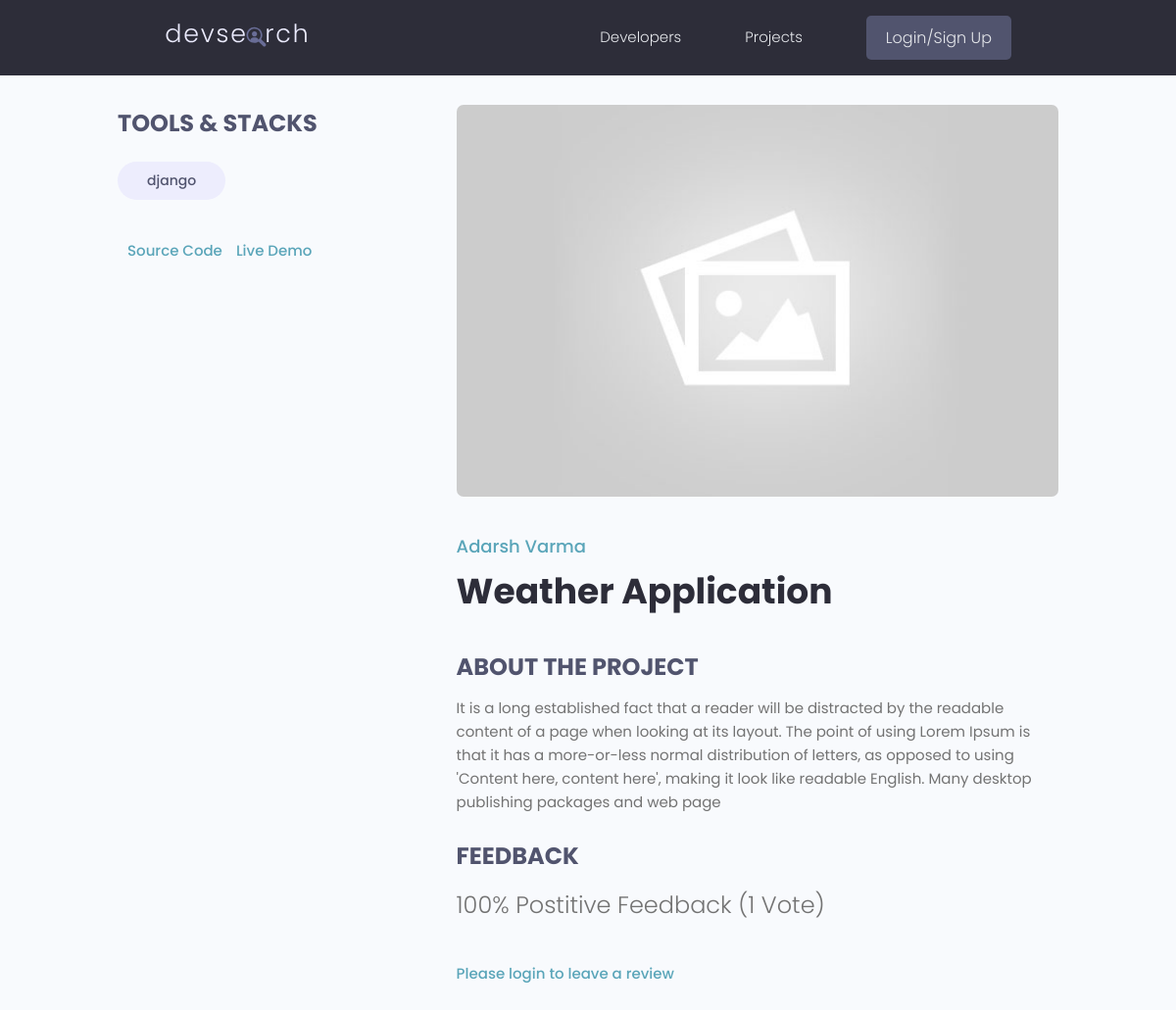
Screenshot of /projects/single-project/bb09a222-ceef-4543-817e-fc556a5f4ee1/ with the database file from the repository.
### projects/models.py (models this page shows, shortened)
class Tag(models.Model):
    name = models.CharField(max_length=200)
    created = models.DateTimeField(auto_now_add=True)
    id = models.UUIDField(default=uuid.uuid4, unique=True, primary_key=True, editable=False)
    def __str__(self):
        return self.name

class Project(models.Model):
    owner = models.ForeignKey(Profile, null=True, blank=True, on_delete=models.SET_NULL)
    title = models.CharField(max_length=200)
    description = models.TextField(null=True, blank=True)
    featured_image = models.ImageField(null=True, blank=True, default="default.jpg")
    demo_link = models.CharField(max_length=2000, null=True, blank=True)
    source_link = models.CharField(max_length=2000, null=True, blank=True)
    created = models.DateTimeField(auto_now_add=True)
    id = models.UUIDField(default=uuid.uuid4, unique=True, primary_key=True, editable=False)
    tags = models.ManyToManyField('Tag', blank=True)
    vote_total = models.IntegerField(default=0, null=True, blank=True)
    vote_ratio = models.IntegerField(default=0, null=True, blank=True)
    class Meta:
        ordering = ['-created']
    @property
    def imageURL(self):
        try:
            url = self.featured_image.url
        except:
            url = '/images/default.jpg'
        return url
    @property
    def reviewers(self):        #so this function is getting a list of user id who reviewd this project
        queryset = self.review_set.all().values_list('owner__id', flat=True)
        return queryset

### users/models.py (models this page shows, shortened)
class Profile(models.Model):
    user = models.OneToOneField(User, on_delete=models.CASCADE, null=True, blank=True)
    name = models.CharField(max_length=200, null=True, blank=True)
    email = models.EmailField(max_length=500, null=True, blank=True)
    username = models.CharField(max_length=200, null=True, blank=True)
    location = models.CharField(max_length=200, null=True, blank=True)
    short_intro = models.CharField(max_length=200, null=True, blank=True)
    bio = models.TextField(null=True, blank=True)
    profile_image = models.ImageField(null=True, blank=True, upload_to='profiles/', default='profiles/user-default.png')
    social_github = models.CharField(max_length=200, null=True, blank=True)
    social_twitter = models.CharField(max_length=200, null=True, blank=True)
    social_linkedin = models.CharField(max_length=200, null=True, blank=True)
    social_youtube = models.CharField(max_length=200, null=True, blank=True)
    social_website = models.CharField(max_length=200, null=True, blank=True)
    created = models.DateTimeField(auto_now_add=True)
    id = models.UUIDField(default=uuid.uuid4, unique=True, primary_key=True, editable=False)
    class Meta:
        ordering = ['-created']

### projects/views.py (the view, shortened to what this page needs)
# urls.py: path("single-project/<str:pk>/", singleProject, name='single-project'),
def singleProject(request, pk):
    project = Project.objects.get(id=pk)
    reviews = project.review_set.all()
    form = ReviewForm()
    context = {'projects':project, 'reviews':reviews, 'form':form}
    return render(request, "projects/single-project.html", context)

### projects/templates/projects/single-project.html (shortened to what this page needs)
{% extends 'main.html' %}
{% block content %}
<main class="singleProject my-md">
    <div class="container">
      <div class="layout">
        <div class="column column--1of3">
          <h3 class="singleProject__subtitle">Tools & Stacks</h3>
            <div class="singleProject__toolStack">
                {% for tag in projects.tags.all %}
                    <span class="tag tag--pill tag--sub tag--lg">
                    <small>{{tag}}</small>
                    </span>
                {% endfor %}
            </div>
            {% if projects.source_link %}
                <a class="singleProject__liveLink" href="{{projects.source_link}}" target="_blank">
                  Source Code
                </a>
            {% endif %}
            {% if projects.demo_link %}
                <a class="singleProject__liveLink" href="{{projects.demo_link}}" target="_blank">
                  Live Demo
                </a>
            {% endif %}
        </div>
        <div class="column column--2of3">
            <img class="singleProject__preview" src="{{projects.imageURL}}" alt="portfolio thumbnail" />
            <a href="{% url 'user-profile' projects.owner.id %}" class="singleProject__developer">{{projects.owner.name}}</a>
            <h2 class="singleProject__title">{{projects.title}}</h2>
            <h3 class="singleProject__subtitle">About the Project</h3>
            <div class="singleProject__info">
                {{projects.description}}
            </div>
            <br>
          <div >
            <h3 class="singleProject__subtitle">Feedback</h3>
            <h5 class="project--rating">
              {{projects.vote_ratio}}% Postitive Feedback ({{projects.vote_total}} Vote{{projects.vote_total|pluralize:"s"}})
            </h5>
            {% if request.user.profile.id in projects.reviewers %}
            <p>You have already submitted your review for this project</p>
            {% elif request.user.profile == projects.owner %}
            <p>You cannot review your own work</p>
            {% else %}
            <a href="{% url 'login' %}?next={{request.path}}">Please login to leave a review</a>
            {% endif %}
          </div>
        </div>
      </div>
    </div>
  </main>
{% endblock content %}

### static/styles/app.css (style rules this page uses)
:root { --color-sub: #2d2d39; }
img { width: 100%; }
.singleProject .column--1of3 { order: 2; }
@media screen and (min-width: 1081px) { .singleProject .column--1of3 { order: 1; } }
@media screen and (min-width: 1081px) { .singleProject .column--2of3 { order: 2; } }
.singleProject__toolStack { margin-top: 2rem; margin-bottom: 4rem; }
.singleProject__liveLink { font-weight: 500; transition: all 0.3s ease-in-out; border-bottom: 2px solid transparent; }
.singleProject__preview { height: 50vh; object-fit: cover; object-position: top center; margin-bottom: 3rem; border-radius: 0.7rem; }
.singleProject__developer { font-size: 1.8rem; font-weight: 500; }
.singleProject__title { font-size: 3.6rem; font-weight: 700; color: var(--color-sub); margin-bottom: 3rem; }
.project--rating { margin-bottom: 1.6em; margin-top: .5em; }
.singleProject__subtitle { text-transform: uppercase; font-size: 2.4rem; font-weight: 700; color: var(--color-sub-light); margin-bottom: 1rem; }

### static/uikit/styles/modules/_variables.css (style rules this page uses)
:root { --color-main: #5aa5b9; --color-main-light: #e6faff; --color-sub: #3f4156; --color-sub-light: #51546e; --color-sub-lighter: #ededfd; --color-text: #737373; --color-gray: #8b8b8b; --color-light: #e5e7eb; --color-light-gray: #767676; --color-bg: #f8fafd; --color-white: #fffefd; --color-white-light: #f3f3f3; --color-success: #359e64; --color-success-bg: #def8e8; --color-error: #fc4b0b; --color-error-bg: #fff2ee; --font-base: 'Poppins', arial, helvetica, 'Segoe UI', roboto, ubuntu, sans-serif; --font-monospace: 'Fira Code', 'Courier New', courier, monospace; --font-regular: 300; --font-medium: 500; --font-bold: 700; --generic-shadow: 1px 1px 5px #00000010; --generic-transition: all 0.3s ease-in-out; }

### static/uikit/styles/modules/_base.css (style rules this page uses)
* { margin: 0; padding: 0; box-sizing: border-box; text-rendering: optimizeLegibility; color: inherit; font-size: inherit; }
html { font-size: 50%; }
@media only screen and (min-width: 480px) { html { font-size: 56.25%; } }
@media only screen and (min-width: 1200px) { html { font-size: 62.5%; } }
body { line-height: 1.6; font-weight: 400; font-size: 1.5rem; color: var(--color-text); background-color: var(--color-bg); min-height: 100vh; }

### static/uikit/styles/modules/_typography.css (style rules this page uses)
* { font-family: var(--font-base); }
h2 { font-size: 3.6rem; font-weight: var(--font-bold); }
h3 { font-size: 3.2rem; font-weight: var(--font-medium); }
h5 { font-size: 2.4rem; font-weight: var(--font-medium); }
h5, h6 { font-weight: var(--font-regular); }
p, span, strong { font-size: 1.6rem; color: var(--color-text); font-weight: var(--font-regular); }
a { padding-bottom: 2px; text-decoration: none; display: inline-block; color: var(--color-main); font-weight: var(--font-medium); }

### static/uikit/styles/modules/_utilities.css (style rules this page uses)
.container { width: 92%; max-width: 165rem; margin: 0 auto; box-sizing: border-box; }
@media screen and (min-width: 1000px) { .container { width: 90%; } }
@media screen and (min-width: 1200px) { .container { width: 80%; } }
.my-md { margin: 3rem auto; }

### static/uikit/styles/modules/_tag.css (style rules this page uses)
.tag { display: inline-flex; align-items: center; background-color: var(--color-sub); height: -webkit-fit-content; height: -moz-fit-content; height: fit-content; width: -webkit-fit-content; width: -moz-fit-content; width: fit-content; border-radius: 0.5rem; padding: 0.5rem 1.5rem; font-size: 1.2rem; cursor: pointer; }
.tag > small { color: var(--color-white); }
.tag--pill { border-radius: 5rem; }
.tag--sub, .tag--sub > small { background: var(--color-sub-lighter); color: var(--color-sub-light); font-weight: 500; }
.tag--lg { padding: 0.8rem 3rem; font-size: 1.4rem; }

### static/uikit/styles/modules/_layout.css (style rules this page uses)
.layout { display: flex; flex-flow: row wrap; justify-content: space-between; }
.layout > .column { margin-bottom: 3rem; }
.layout > .column.column--1of3 { flex-basis: 30%; }
.layout > .column.column--2of3 { flex-basis: 64%; }

### rows the page displays
Tag: name "django"
Project: owner.name "Adarsh Varma", title "Weather Application", description "It is a long established fact that a reader will be distracted by the readable content of a page when looking at its layout. The point of using Lorem Ipsum is that it has a more-or-less normal distribution of letters, as opposed to using 'Content here, content here', making it look like readable English. Many desktop publishing packages and web page", vote_ratio "100", vote_total "1"
